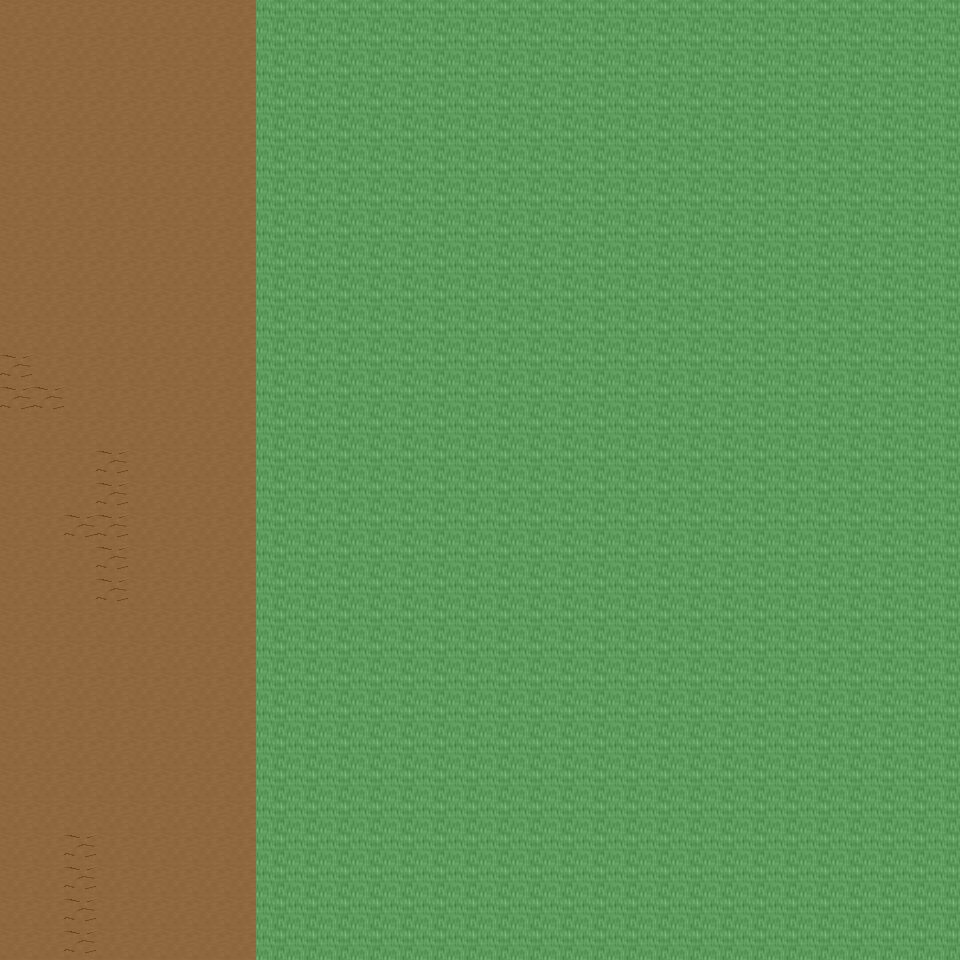

A 2D game scene composited from a Tiled map and its tileset images. What follows is a short description and the map's XML, with each tile layer's data collapsed to a summary:
An orthogonal 30x30 tile map with 32x32 px tiles, 6 tile layers (Ground, Object, Object2, Above, ...), 32 tilesets and 3 objects (3x mapchange).

<map version="1.0" orientation="orthogonal" renderorder="right-down" width="30" height="30" tilewidth="32" tileheight="32" nextobjectid="4">
  <tileset firstgid="1" name="tileset_ground_ground" tilewidth="32" tileheight="32" tilecount="33" columns="3">
    <image source="../drawable/tileset_ground_ground.png" width="96" height="352" />
  </tileset>
  <tileset firstgid="34" name="tileset_ground_rock_pebbles" tilewidth="32" tileheight="32" tilecount="3" columns="1">
    <image source="../drawable/tileset_ground_rock_pebbles.png" width="32" height="96" />
  </tileset>
  <tileset firstgid="37" name="tileset_ground_grass_edges" tilewidth="32" tileheight="32" tilecount="36" columns="12">
    <image source="../drawable/tileset_ground_grass_edges.png" width="384" height="96" />
  </tileset>
  <tileset firstgid="73" name="tileset_plant_flower_daisy_white" tilewidth="32" tileheight="32" tilecount="8" columns="2">
    <image source="../drawable/tileset_plant_flower_daisy_white.png" width="64" height="128" />
  </tileset>
  <tileset firstgid="81" name="tileset_ground_ridge_earth_dark" tilewidth="32" tileheight="32" tilecount="96" columns="12">
    <image source="../drawable/tileset_ground_ridge_earth_dark.png" width="384" height="256" />
  </tileset>
  <tileset firstgid="177" name="tileset_plant_grasses" tilewidth="32" tileheight="32" tilecount="6" columns="3">
    <image source="../drawable/tileset_plant_grasses.png" width="96" height="64" />
  </tileset>
  <tileset firstgid="183" name="tileset_ground_earth_edges" tilewidth="32" tileheight="32" tilecount="18" columns="6">
    <image source="../drawable/tileset_ground_earth_edges.png" width="192" height="96" />
  </tileset>
  <tileset firstgid="201" name="tileset_item_statue_green_stone_3" tilewidth="32" tileheight="32" tilecount="3" columns="1">
    <image source="../drawable/tileset_item_statue_green_stone_3.png" width="32" height="96" />
  </tileset>
  <tileset firstgid="204" name="tileset_ground_rock_rocks_2" tilewidth="32" tileheight="32" tilecount="4" columns="2">
    <image source="../drawable/tileset_ground_rock_rocks_2.png" width="64" height="64" />
  </tileset>
  <tileset firstgid="208" name="tileset_item_corpse_huge_animal" tilewidth="32" tileheight="32" tilecount="16" columns="2">
    <image source="../drawable/tileset_item_corpse_huge_animal.png" width="64" height="256" />
  </tileset>
  <tileset firstgid="224" name="tileset_item_statue_green_stone" tilewidth="32" tileheight="32" tilecount="12" columns="4">
    <image source="../drawable/tileset_item_statue_green_stone.png" width="128" height="96" />
  </tileset>
  <tileset firstgid="236" name="tileset_logic_collision" tilewidth="32" tileheight="32" tilecount="1" columns="1">
    <image source="../drawable/tileset_logic_collision.png" width="32" height="32" />
  </tileset>
  <tileset firstgid="237" name="tileset_plant_tree_taller_trees" tilewidth="32" tileheight="32" tilecount="32" columns="8">
    <image source="../drawable/tileset_plant_tree_taller_trees.png" width="256" height="128" />
  </tileset>
  <tileset firstgid="269" name="tileset_plant_tree_spruce" tilewidth="32" tileheight="32" tilecount="6" columns="2">
    <image source="../drawable/tileset_plant_tree_spruce.png" width="64" height="96" />
  </tileset>
  <tileset firstgid="275" name="tileset_plant_bush_bush_mult_colored" tilewidth="32" tileheight="32" tilecount="6" columns="3">
    <image source="../drawable/tileset_plant_bush_bush_mult_colored.png" width="96" height="64" />
  </tileset>
  <tileset firstgid="281" name="tileset_plant_bush_bush_pinks" tilewidth="32" tileheight="32" tilecount="4" columns="2">
    <image source="../drawable/tileset_plant_bush_bush_pinks.png" width="64" height="64" />
  </tileset>
  <tileset firstgid="285" name="tileset_plant_flower_flower_bed_1" tilewidth="32" tileheight="32" tilecount="35" columns="7">
    <image source="../drawable/tileset_plant_flower_flower_bed_1.png" width="224" height="160" />
  </tileset>
  <tileset firstgid="320" name="tileset_plant_flower_small_flower_bed" tilewidth="32" tileheight="32" tilecount="12" columns="3">
    <image source="../drawable/tileset_plant_flower_small_flower_bed.png" width="96" height="128" />
  </tileset>
  <tileset firstgid="332" name="tileset_plant_flower_small_flower_bed_2" tilewidth="32" tileheight="32" tilecount="12" columns="3">
    <image source="../drawable/tileset_plant_flower_small_flower_bed_2.png" width="96" height="128" />
  </tileset>
  <tileset firstgid="344" name="tileset_furniture_chair_bench_wooden" tilewidth="32" tileheight="32" tilecount="8" columns="2">
    <image source="../drawable/tileset_furniture_chair_bench_wooden.png" width="64" height="128" />
  </tileset>
  <tileset firstgid="352" name="tileset_building_decoration_pool" tilewidth="32" tileheight="32" tilecount="9" columns="3">
    <image source="../drawable/tileset_building_decoration_pool.png" width="96" height="96" />
  </tileset>
  <tileset firstgid="361" name="tileset_building_decoration_stone_details" tilewidth="32" tileheight="32" tilecount="4" columns="2">
    <image source="../drawable/tileset_building_decoration_stone_details.png" width="64" height="64" />
  </tileset>
  <tileset firstgid="365" name="tileset_building_decoration_orbpedestal" tilewidth="32" tileheight="32" tilecount="2" columns="1">
    <image source="../drawable/tileset_building_decoration_orbpedestal.png" width="32" height="64" />
  </tileset>
  <tileset firstgid="367" name="tileset_object_birds" tilewidth="32" tileheight="32" tilecount="4" columns="2">
    <image source="../drawable/tileset_object_birds.png" width="64" height="64" />
  </tileset>
  <tileset firstgid="371" name="tileset_building_gazebo" tilewidth="32" tileheight="32" tilecount="21" columns="3">
    <image source="../drawable/tileset_building_gazebo.png" width="96" height="224" />
  </tileset>
  <tileset firstgid="392" name="tileset_ground_green_paving" tilewidth="32" tileheight="32" tilecount="18" columns="3">
    <image source="../drawable/tileset_ground_green_paving.png" width="96" height="192" />
  </tileset>
  <tileset firstgid="410" name="tileset_plant_tree_pine_tree" tilewidth="32" tileheight="32" tilecount="20" columns="4">
    <image source="../drawable/tileset_plant_tree_pine_tree.png" width="128" height="160" />
  </tileset>
  <tileset firstgid="430" name="tileset_plant_tree_pine_tree_1" tilewidth="32" tileheight="32" tilecount="20" columns="4">
    <image source="../drawable/tileset_plant_tree_pine_tree_1.png" width="128" height="160" />
  </tileset>
  <tileset firstgid="450" name="tileset_plant_tree_cherry_blossom_tree" tilewidth="32" tileheight="32" tilecount="9" columns="3">
    <image source="../drawable/tileset_plant_tree_cherry_blossom_tree.png" width="96" height="96" />
  </tileset>
  <tileset firstgid="459" name="tileset_plant_bushes_and_trees" tilewidth="32" tileheight="32" tilecount="144" columns="16">
    <image source="../drawable/tileset_plant_bushes_and_trees.png" width="512" height="289" />
  </tileset>
  <tileset firstgid="603" name="tileset_plant_bush_leafy" tilewidth="32" tileheight="32" tilecount="48" columns="8">
    <image source="../drawable/tileset_plant_bush_leafy.png" width="256" height="192" />
  </tileset>
  <tileset firstgid="651" name="tileset_plant_bush_flowering" tilewidth="32" tileheight="32" tilecount="72" columns="8">
    <image source="../drawable/tileset_plant_bush_flowering.png" width="256" height="288" />
  </tileset>
  <layer name="Ground" width="30" height="30">
    <data>[900 cells, 900 non-empty, 1 distinct tile ids]</data>
  </layer>
  <layer name="Object" width="30" height="30">
    <data>[900 cells, 93 non-empty, 9 distinct tile ids]</data>
  </layer>
  <layer name="Object2" width="30" height="30">
    <data>[900 cells, 1 non-empty, 1 distinct tile ids]</data>
  </layer>
  <layer name="Above" width="30" height="30">
    <data>[900 cells, 0 non-empty, 0 distinct tile ids]</data>
  </layer>
  <layer name="Above2" width="30" height="30">
    <data>[900 cells, 0 non-empty, 0 distinct tile ids]</data>
  </layer>
  <layer name="Walkable" width="30" height="30">
    <data>[900 cells, 660 non-empty, 1 distinct tile ids]</data>
  </layer>
  <objectgroup name="MapEvents">
    <object id="1" name="north" type="mapchange" x="0" y="0" width="256" height="32">
      <properties>
        <property name="map" value="0_ados_mountain_n2_w2_x3_y1" />
        <property name="place" value="south" />
      </properties>
    </object>
    <object id="2" name="south" type="mapchange" x="0" y="928" width="256" height="32">
      <properties>
        <property name="map" value="0_ados_mountain_n2_w2_x3_y3" />
        <property name="place" value="north" />
      </properties>
    </object>
    <object id="3" name="west" type="mapchange" x="0" y="0" width="32" height="960">
      <properties>
        <property name="map" value="0_ados_mountain_n2_w2_x2_y2" />
        <property name="place" value="east" />
      </properties>
    </object>
  </objectgroup>
</map>
